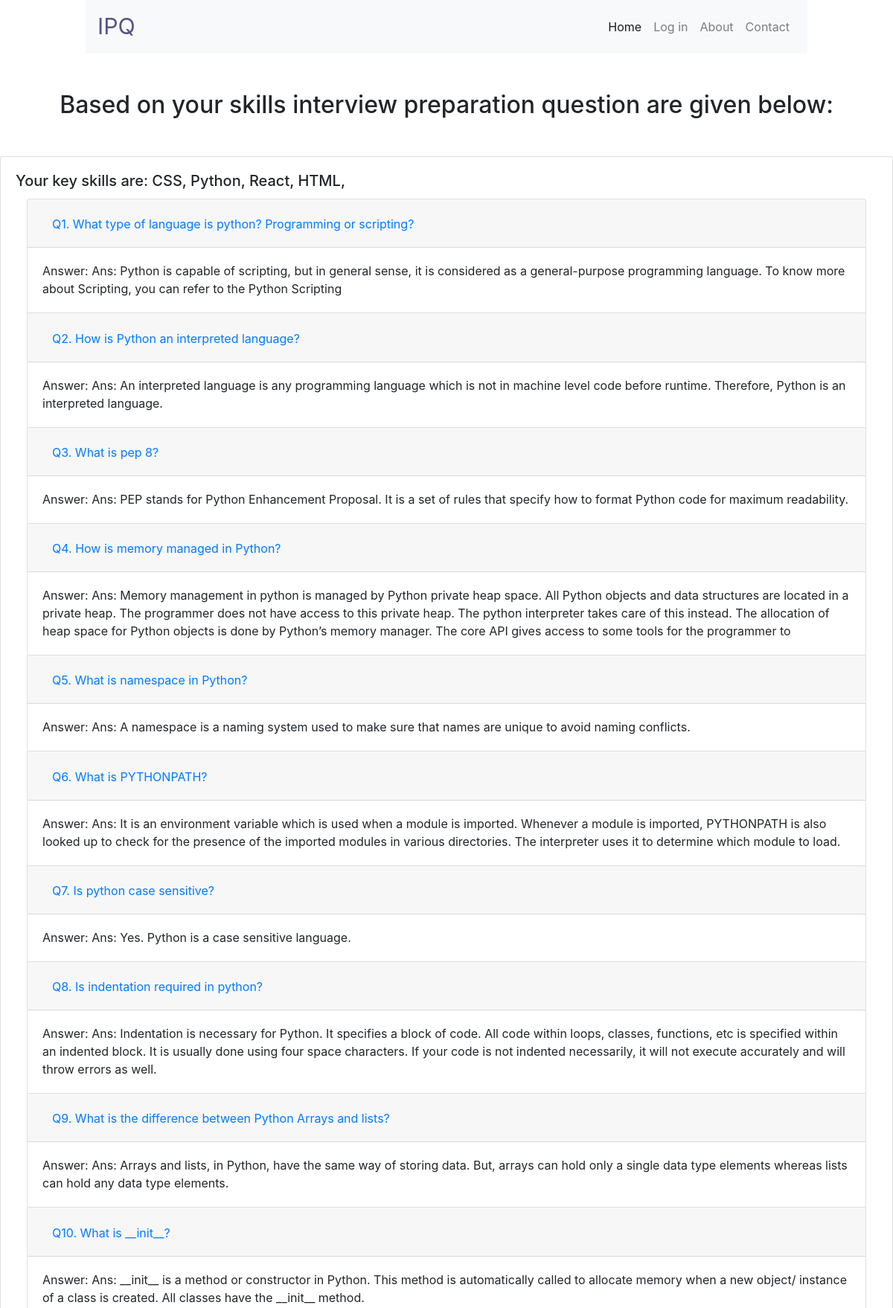
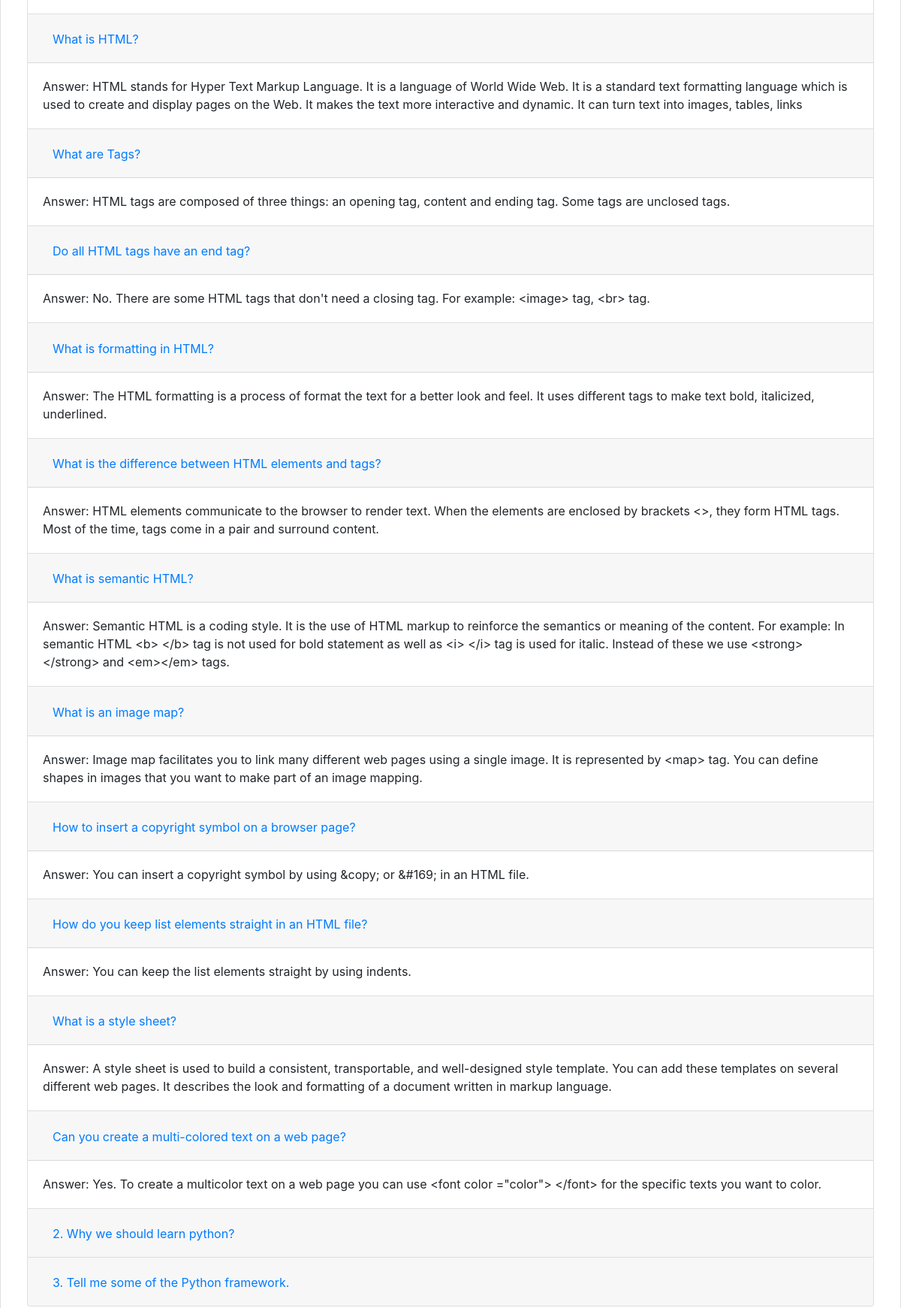
Screenshot of /questions/ (signed in, upper part) with the database file from the repository (2 pictures, top to bottom).
### ques_generator/models.py (models this page shows)
class Questions(models.Model):
    category = models.CharField(max_length=150, null=True)
    question = models.CharField(max_length=200, null=True)
    answer = models.CharField(max_length=400, null=True)
    tag = models.CharField(max_length=150, null=True)

### ques_generator/views.py (the view)
# urls.py: path('', views.index, name = 'index'),
def index(request):
    user_info_model = apps.get_model('user', 'UserInfo')
    user_info = user_info_model.objects.get(user=request.user)
    skills = str(user_info.key_skills).replace(',', "")
    skills = skills.split()
    options = ['X1', 'X2', 'X3']
    qs = [Q(tag__contains=option) for option in skills]  # make a query for getting all the questions for every skill
    query = qs.pop()  # get the first element
    for q in qs:
        query |= q
    qs = Questions.objects.filter(query)
    context = {
        'questions': qs,
        'skills': skills
    }
    return render(request, 'questions.html', context)

### templates/questions.html (shortened to what this page needs)
{% extends 'nav.html' %}
{% block body %}
    <body>
    <div class="question-container">
        <div class="h1-question">
            <h2>Based on your skills interview preparation question are given below:</h2>
        </div>
        <div class="card-contain">
            <div class="card-deck">
                <div class="card">
                    <div class="card-body">
                        <h5 class="card-title">Your key skills are:
                            {% for skill in skills %}{{ skill }}, {% endfor %}</h5>
                        <div class="accordion" id="accordionExample">
                             {% for question_obj in questions %}
                            <div class="card">
                                <div class="card-header" id="h{{ question_obj.id }}">
                                    <h2 class="mb-0">
                                        <button class="btn btn-link" type="button" data-toggle="collapse"
                                                data-target="#c{{ question_obj.id }}"
                                                {% if forloop.counter == 1 %}
                                                aria-expanded="false"
                                                {% else %}
                                                aria-expanded="false"
                                                {% endif %}
                                                aria-controls="c{{ question_obj.id }}">
                                                {{ question_obj.question }}
                                        </button>
                                    </h2>
                                </div>
                                <div id="c{{ question_obj.id }}" class="collapse show" aria-labelledby="h{{ question_obj.id }}"
                                     data-parent="#accordionExample">
                                    <div class="card-body">
                                        Answer: {{ question_obj.answer }}
                                    </div>
                                </div>
                            </div>
                            {% endfor %}
                            <div class="card">
                                <div class="card-header" id="headingTwo">
                                    <h2 class="mb-0">
                                        <button class="btn btn-link collapsed" type="button" data-toggle="collapse"
                                                data-target="#collapseTwo12" aria-expanded="false"
                                                aria-controls="collapseTwo">
                                            2. Why we should learn python?
                                        </button>
                                    </h2>
                                </div>
                            </div>
                            <div class="card">
                                <div class="card-header" id="headingThree">
                                    <h2 class="mb-0">
                                        <button class="btn btn-link collapsed" type="button" data-toggle="collapse"
                                                data-target="#collapseThree13" aria-expanded="false"
                                                aria-controls="collapseThree">
                                            3. Tell me some of the Python framework.
                                        </button>
                                    </h2>
                                </div>
                            </div>
                        </div>
                    </div>
                </div>
            </div>
        </div>
    </div>
    </body>
{% endblock %}

### templates/nav.html (shortened to what this page needs)
{% load static %}
<!DOCTYPE html>
<html lang="en">
<head>
    <link rel="stylesheet" href="../css/main.css">
    <link rel="stylesheet" href="https://stackpath.bootstrapcdn.com/bootstrap/4.5.2/css/bootstrap.min.css">
</head>
<body>
    <div class="container-fluid nav_bg">
        <div class="row">
          <div class ="col-10 mx-auto ">
          <nav class="navbar navbar-expand-lg navbar-light bg-light">
             <NavLink class="navbar-brand" to="/">IPQ</NavLink>
             <div class="collapse navbar-collapse" id="navbarSupportedContent">
               <ul class="navbar-nav ml-auto">
                 <li class="nav-item active">
                   <NavLink class="nav-link" to="/home">Home <span class="sr-only">(current)</span></NavLink>
                 </li>
                 <li class="nav-item">
                   <NavLink class="nav-link" to="/login">Log in</NavLink>
                 </li>
                 <li class="nav-item">
                   <NavLink class="nav-link" to="/about">About</NavLink>
                 </li>
                 <li class="nav-item">
                   <NavLink class="nav-link" to="/contact">Contact</NavLink>
                 </li>
               </ul>
             </div>
           </nav>
         </div>
        </div>
      </div>
{% block body %}
{% endblock %}
</body>
</html>

### static/css/main.css (style rules this page uses)
.navbar { background-color: #fff !important; }
.navbar-brand { font-size: 1.9rem !important; color: #565387 !important; }
.card-contain { margin-top: 50px; }
.h1-question { text-align: center; }
.question-container { margin-top: 50px; }

### rows the page displays
Questions: question "Q1. What type of language is python? Programming or scripting?", answer "Ans: Python is capable of scripting, but in general sense, it is considered as a general-purpose programming language. To know more about Scripting, you can refer to the Python Scripting"
Questions: question "Q2. How is Python an interpreted language?", answer "Ans: An interpreted language is any programming language which is not in machine level code before runtime. Therefore, Python is an interpreted language."
Questions: question "Q3. What is pep 8?", answer "Ans: PEP stands for Python Enhancement Proposal. It is a set of rules that specify how to format Python code for maximum readability."
Questions: question "Q4. How is memory managed in Python?", answer "Ans: Memory management in python is managed by Python private heap space. All Python objects and data structures are located in a private heap. The programmer does not have access to this private heap. The python interpreter takes care of this instead. The allocation of heap space for Python objects is done by Python’s memory manager. The core API gives access to some tools for the programmer to"
Questions: question "Q5. What is namespace in Python?", answer "Ans: A namespace is a naming system used to make sure that names are unique to avoid naming conflicts."
Questions: question "Q6. What is PYTHONPATH?", answer "Ans: It is an environment variable which is used when a module is imported. Whenever a module is imported, PYTHONPATH is also looked up to check for the presence of the imported modules in various directories. The interpreter uses it to determine which module to load."
Questions: question "Q7. Is python case sensitive?", answer "Ans: Yes. Python is a case sensitive language."
Questions: question "Q8. Is indentation required in python?", answer "Ans: Indentation is necessary for Python. It specifies a block of code. All code within loops, classes, functions, etc is specified within an indented block. It is usually done using four space characters. If your code is not indented necessarily, it will not execute accurately and will throw errors as well."
Questions: question "Q9. What is the difference between Python Arrays and lists?", answer "Ans: Arrays and lists, in Python, have the same way of storing data. But, arrays can hold only a single data type elements whereas lists can hold any data type elements."
Questions: question "Q10. What is __init__?", answer "Ans: __init__ is a method or constructor in Python. This method is automatically called to allocate memory when a new object/ instance of a class is created. All classes have the __init__ method."
Questions: question "What is HTML?", answer "HTML stands for Hyper Text Markup Language. It is a language of World Wide Web. It is a standard text formatting language which is used to create and display pages on the Web. It makes the text more interactive and dynamic. It can turn text into images, tables, links"
Questions: question "What are Tags?", answer "HTML tags are composed of three things: an opening tag, content and ending tag. Some tags are unclosed tags."
Questions: question "Do all HTML tags have an end tag?", answer "No. There are some HTML tags that don't need a closing tag. For example: <image> tag, <br> tag."
Questions: question "What is formatting in HTML?", answer "The HTML formatting is a process of format the text for a better look and feel. It uses different tags to make text bold, italicized, underlined."
Questions: question "What is the difference between HTML elements and tags?", answer "HTML elements communicate to the browser to render text. When the elements are enclosed by brackets <>, they form HTML tags. Most of the time, tags come in a pair and surround content."
Questions: question "What is semantic HTML?", answer "Semantic HTML is a coding style. It is the use of HTML markup to reinforce the semantics or meaning of the content. For example: In semantic HTML <b> </b> tag is not used for bold statement as well as <i> </i> tag is used for italic. Instead of these we use <strong></strong> and <em></em> tags."
Questions: question "What is an image map?", answer "Image map facilitates you to link many different web pages using a single image. It is represented by <map> tag. You can define shapes in images that you want to make part of an image mapping."
Questions: question "How to insert a copyright symbol on a browser page?", answer "You can insert a copyright symbol by using &copy; or &#169; in an HTML file."
Questions: question "How do you keep list elements straight in an HTML file?", answer "You can keep the list elements straight by using indents."
Questions: question "What is a style sheet?", answer "A style sheet is used to build a consistent, transportable, and well-designed style template. You can add these templates on several different web pages. It describes the look and formatting of a document written in markup language."
Questions: question "Can you create a multi-colored text on a web page?", answer "Yes. To create a multicolor text on a web page you can use <font color =\"color\"> </font> for the specific texts you want to color."

### other values shown
{{ skill }} "CSS" "Python" "React" "HTML"
